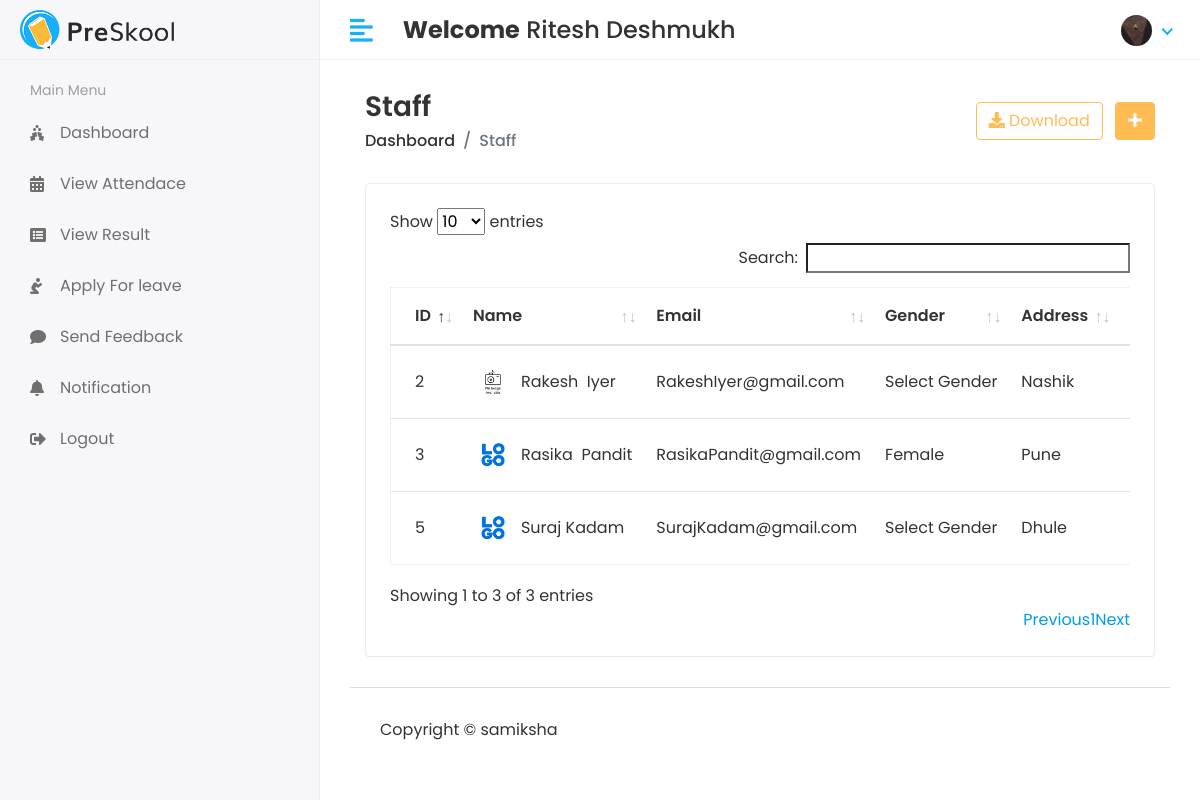
Screenshot of /Hod/Staff/View (signed in) with the database file from the repository.
### app/models.py (models this page shows, shortened)
class CustomUser(AbstractUser):
    USER = [
        (1, 'HOD'),
        (2, 'STAFF'),
        (3, 'STUDENT'),
    ]
    user_type = models.CharField(choices=USER, max_length=50, default=1)
    profile_pic = models.ImageField(upload_to='media/profile_pic')

class Staff(models.Model):
    admin = models.OneToOneField(CustomUser,on_delete=models.CASCADE)
    address = models.TextField()
    gender = models.CharField(max_length=100)
    created_at = models.DateTimeField(auto_now_add=True)
    updated_at = models.DateTimeField(auto_now=True)

### student_management_system/Hod_Views.py (the view)
# urls.py: path("Hod/Staff/View",Hod_Views.VIEW_STAFF,name = 'view_staff'),
@login_required(login_url='/')
def VIEW_STAFF(request):
    staff = Staff.objects.all()
    context = {
        'staff': staff
    }
    return render(request, 'Hod/view_staff.html', context)

### templates/Hod/view_staff.html (shortened to what this page needs)
{% extends 'base.html' %}
{% block content %}
<div class="content container-fluid">
               <div class="page-header">
                  <div class="row align-items-center">
                     <div class="col">
                        <h3 class="page-title">Staff</h3>
                        <ul class="breadcrumb">
                           <li class="breadcrumb-item"><a href="index.html">Dashboard</a></li>
                           <li class="breadcrumb-item active">Staff</li>
                        </ul>
                     </div>
                     <div class="col-auto text-right float-right ml-auto">
                        <a href="#" class="btn btn-outline-primary mr-2"><i class="fas fa-download"></i> Download</a>
                        <a href="add-student.html" class="btn btn-primary"><i class="fas fa-plus"></i></a>
                     </div>
                  </div>
               </div>
               <div class="row">
                  <div class="col-sm-12">
                     <div class="card card-table">
                        <div class="card-body">
                           <div class="table-responsive">
                              <table id="table_id" class="table table-hover table-center mb-0 ">
                                 <thead>
                                    <tr>
                                       <th>ID</th>
                                       <th>Name</th>
                                       <th>Email</th>
                                       <th>Gender</th>
                                       <th>Address</th>
                                       <th>Created On</th>
                                    </tr>
                                 </thead>
                                 <tbody>
                                 {% for i in staff %}
                                    <tr>
                                       <td>{{i.id}}</td>
                                       <td>
                                          <h2 class="table-avatar">
                                             <a href="student-details.html" class="avatar avatar-sm mr-2"><img class="avatar-img rounded-circle" src="/{{i.admin.profile_pic}}" alt="User Image"></a>
                                             <a href="student-details.html">{{i.admin.first_name}}&nbsp;{{i.admin.last_name}}</a>
                                          </h2>
                                       </td>
                                       <td>{{i.admin.email}}</td>
                                       <td>{{i.gender}}</td>
                                       <td>{{i.address}}</td>
                                       <td>{{i.created_at}}</td>
                                    </tr>
                                 {% endfor %}
                                 </tbody>
                              </table>
                           </div>
                        </div>
                     </div>
                  </div>
               </div>
</div>
{% endblock %}

### templates/Base.html (shortened to what this page needs)
<!DOCTYPE html>
<html lang="en">
{% load static %}
   <head>
      <link rel="stylesheet" href="{% static 'assets/plugins/bootstrap/css/bootstrap.min.css' %}">
      <link rel="stylesheet" href="{% static 'assets/plugins/fontawesome/css/fontawesome.min.css' %}">
      <link rel="stylesheet" href="{% static 'assets/plugins/fontawesome/css/all.min.css' %}">
      <link rel="stylesheet" href="{% static 'assets/css/style.css' %}">
       <link rel="stylesheet" href="{% static 'assets/plugins/datatables/datatables.min.css' %}">
   </head>
   <body>
      <div class="main-wrapper">
         {% include 'includes/header.html' %}
         {% include 'includes/sidebar.html' %}
         <div class="page-wrapper">
            <div class="content container-fluid">
               {% block content %}
               {% endblock %}
            {% include 'includes/footer.html' %}
           </div>
         </div>
      </div>
   </body>
</html>

### templates/includes/header.html (shortened to what this page needs)
{% load static %}
<div class="header">
            <div class="header-left">
               <a href="index.html" class="logo">
               <img src="{% static 'assets/img/logo.png' %}" alt="Logo">
               </a>
            </div>
            <a href="javascript:void(0);" id="toggle_btn">
            <i class="fas fa-align-left"></i>
            </a>
            <div class="top-nav-search mt-3">
               <h4><strong>Welcome</strong>&nbsp;<span>{{user.first_name}} {{user.last_name }}</span></h4>
            </div>
            <ul class="nav user-menu">
               <li class="nav-item dropdown has-arrow">
                  <a href="#" class="dropdown-toggle nav-link" data-toggle="dropdown">
                  {% if user.profile_pic == "" %}
                     <span class="user-img"><img class="rounded-circle" src="{% static 'assets/img/No_image.jpg'%}" width="31" alt="{{user.first_name}}&nbsp;{{user.last_name}}"></span>
                  {% else %}
                  <span class="user-img"><img class="rounded-circle" src="/{{ user.profile_pic }}" width="31" alt="{{user.first_name}}&nbsp;{{user.last_name}}"></span>
                  {% endif %}
                  </a>
               </li>
            </ul>
         </div>

### templates/includes/sidebar.html (shortened to what this page needs)
{% load active_link_tags %}
<div class="sidebar" id="sidebar">
            <div class="sidebar-inner slimscroll">
               <div id="sidebar-menu" class="sidebar-menu">
                  {% if user.user_type == '1' %}
                  <ul>
                     <li class="menu-title">
                        <span>Main Menu</span>
                     </li>
                     <li class="{% active_link 'hod_home' 'active' %}">
                        <a href="{% url 'hod_home' %}"><i class="fas fa-holly-berry"></i> <span>Dashboard</span></a>
                     </li>
                     <li class="submenu {% active_link 'add_student' 'active' %} {% active_link 'view_student' 'active' %}">
                        <a href="#"><i class="fas fa-user-graduate"></i> <span> Students</span> <span class="menu-arrow"></span></a>
                        <ul>
                           <li><a href="{% url 'add_student' %}">Add Student</a></li>
                           <li><a href="{% url 'view_student' %}">View Student</a></li>
                        </ul>
                     </li>
                     <li class="submenu {% active_link 'add_staff' 'active' %} {% active_link 'view_staff' 'active' %}">
                        <a href="#"><i class="fas fa-chalkboard-teacher"></i> <span> Staff</span> <span class="menu-arrow"></span></a>
                        <ul>
                           <li><a href="{% url 'add_staff' %}">Add Staff</a></li>
                           <li><a href="{% url 'view_staff' %}">View Staff</a></li>
                        </ul>
                     </li>
                     <li class="submenu {% active_link 'add_course' 'active' %} {% active_link 'view_course' 'active' %}">
                        <a href="#"><i class="fas fa-building"></i> <span>Course</span> <span class="menu-arrow"></span></a>
                        <ul>
                           <li><a href="{% url 'add_course' %}">Add Course</a></li>
                           <li><a href="{% url 'view_course' %}">View Course</a></li>
                        </ul>
                     </li>
                     <li class="submenu {% active_link 'add_subject' 'active' %} {% active_link 'view_subject' 'active' %}">
                        <a href="#"><i class="fas fa-book-reader"></i> <span> Subjects</span> <span class="menu-arrow"></span></a>
                        <ul>
                           <li><a href="{% url 'add_subject' %}">Add Subject</a></li>
                           <li><a href="{% url 'view_subject' %}">View Subject</a></li>
                        </ul>
                     </li>
                     <li class="submenu {% active_link 'add_session' 'active' %} {% active_link 'view_session' 'active' %}">
                        <a href="#"><i class="fas fa-clock"></i><span> Session</span> <span class="menu-arrow"></span></a>
                        <ul>
                           <li><a href="{% url 'add_session' %}">Add Session </a></li>
                           <li><a href="{% url 'view_session' %}">View Session</a></li>
                        </ul>
                     </li>
                      <li>
                         <li class="{% active_link 'staff_send_notification' 'active' %}">
                        <a href="{% url 'staff_send_notification' %}"><i class="fas fa-bell"></i> <span>Send Staff Notification</span></a>
                     </li>
                      <li>
                        <li class="{% active_link 'student_send_notification' 'active' %}">
                        <a href="{% url 'student_send_notification' %}"><i class="fas fa-bell"></i> <span>Send student Notification</span></a>
                     </li>
                     <li>
                        <li class="{% active_link 'view_attendance' 'active' %}">
                        <a href="{% url 'view_attendance' %}"><i class="fas fa-calendar"></i> <span>View Attendance</span></a>
                     </li>
                     <li>
                        <li class="{% active_link 'staff_feedback_reply' 'active' %}">
                        <a href="{% url 'staff_feedback_reply' %}"><i class="fas fa-comments"></i> <span>Staff Feedback</span></a>
                     </li>
                     <li>
                        <li class="{% active_link 'get_student_feedback' 'active' %}">
                        <a href="{% url 'get_student_feedback' %}"><i class="fas fa-comments"></i> <span>Student Feedback</span></a>
                     </li>
                     <li>
                        <li class="{% active_link 'staff_leave_view' 'active' %}">
                        <a href="{% url 'staff_leave_view' %}"><i class="fas fa-envelope"></i> <span>Staff Leave</span></a>
                     </li>
                     <li>
                        <li class="{% active_link 'student_leave_view' 'active' %}">
                        <a href="{% url 'student_leave_view' %}"><i class="fas fa-envelope"></i> <span>Student Leave</span></a>
                     </li>
                     <li>
                        <li class="{% active_link 'logout' 'active' %}">
                        <a href="{% url 'logout' %}"><i class="fas fa-sign-out-alt"></i> <span>Logout</span></a>
                     </li>
                  </ul>
                  {% else %}
                  <ul>
                     <li class="menu-title">
                        <span>Main Menu</span>
                     </li>
                     <li class="{% active_link 'student_home' 'active' %}">
                        <a href="{% url 'student_home' %}"><i class="fas fa-holly-berry"></i> <span>Dashboard</span></a>
                     </li>
                     <li class="{% active_link 'student_view_attendance' 'active' %}">
                        <a href="{% url 'student_view_attendance' %}"><i class="fas fa-calendar-alt"></i> <span>View Attendace</span></a>
                     </li>
                     <li>
                        <li class="{% active_link 'view_result' 'active' %}">
                        <a href="{% url 'view_result' %}"><i class="fa fa-list-alt" aria-hidden="true"></i><span>View Result</span></a>
                     </li>
                     <li>
                        <li class="{% active_link 'student_apply_leave' 'active' %}">
                        <a href="{% url 'student_apply_leave' %}"><i class="fa fa-pray" aria-hidden="true"></i><span>Apply For leave</span></a>
                     </li>
                     <li>
                        <li class="{% active_link 'student_feedback' 'active' %}">
                        <a href="{% url 'student_feedback' %}"><i class="fa fa-comment" aria-hidden="true"></i><span>Send Feedback</span></a>
                     </li>
                     <li>
                        <li class="{% active_link 'student_notification' 'active' %}">
                        <a href="{% url 'student_notification' %}"><i class="fa fa-bell" aria-hidden="true"></i><span>Notification</span></a>
                     </li>
                     <li>
                        <a href="{% url 'logout' %}"><i class="fa fa-sign-out-alt" aria-hidden="true"></i><span>Logout</span></a>
                     </li>
                  </ul>
                  {% endif %}
               </div>
            </div>
         </div>

### templates/includes/footer.html
{% load static %}
<footer>
    <p>Copyright © samiksha</p>
</footer>

### rows the page displays
CustomUser: first_name "Ritesh", last_name "Deshmukh", profile_pic (picture)
Staff: id "2", admin.profile_pic (placeholder picture), admin.first_name "Rakesh", admin.last_name "Iyer", admin.email "RakeshIyer@gmail.com", gender "Select Gender", address "Nashik"
Staff: id "3", admin.profile_pic (picture), admin.first_name "Rasika", admin.last_name "Pandit", admin.email "RasikaPandit@gmail.com", gender "Female", address "Pune"
Staff: id "5", admin.profile_pic (picture), admin.first_name "Suraj", admin.last_name "Kadam", admin.email "SurajKadam@gmail.com", gender "Select Gender", address "Dhule"
